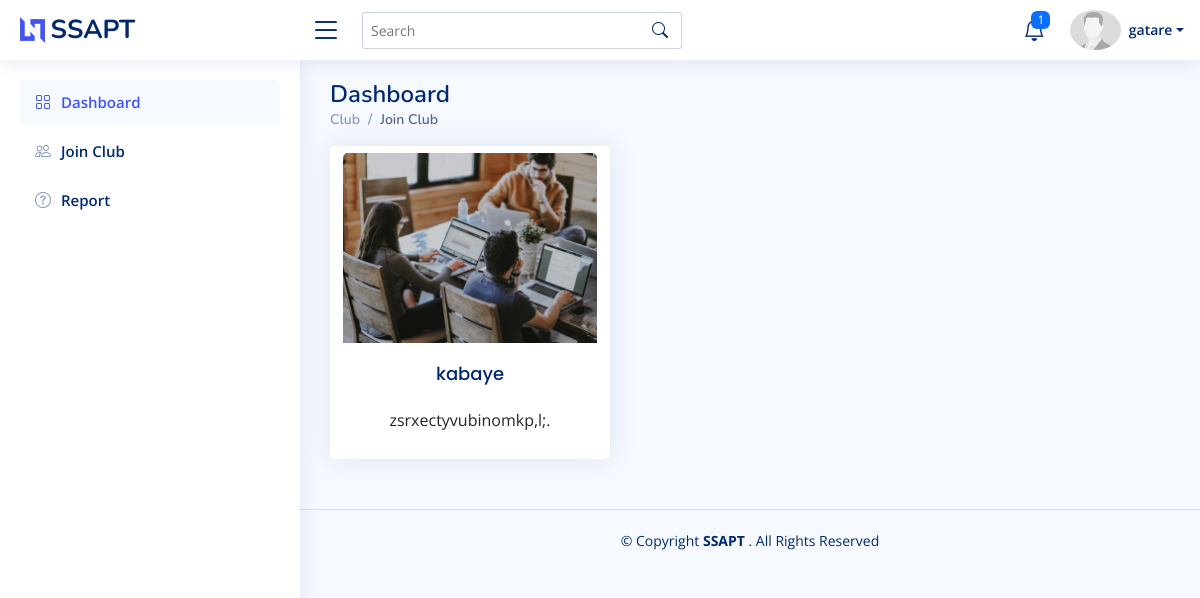
Screenshot of /Dashboard/Student/club.php (signed in) with the database file from the repository.
### tables this page shows
CREATE TABLE `student` (
  `id` int(11) NOT NULL,
  `name` varchar(255) NOT NULL,
  `email` varchar(255) NOT NULL,
  `role` varchar(255) NOT NULL,
  `password` varchar(255) NOT NULL
);

CREATE TABLE `clubs` (
  `id` int(11) NOT NULL,
  `name` varchar(100) NOT NULL,
  `description` text DEFAULT NULL,
  `created_by` varchar(255) NOT NULL
);

### Dashboard/Student/club.php (the view, shortened to what this page needs)
<!DOCTYPE html>
<html lang="en">
<head>
  <link href="../../assets/vendor/bootstrap/css/bootstrap.min.css" rel="stylesheet">
  <link href="../../assets/vendor/bootstrap-icons/bootstrap-icons.css" rel="stylesheet">
  <link href="../../assets/css/style.css" rel="stylesheet">
</head>
<body>
 <?php
    include ("components/header.php");
    ?>
  <main id="main" class="main">
    <div class="pagetitle">
      <h1>Dashboard</h1>
      <nav>
        <ol class="breadcrumb">
          <li class="breadcrumb-item"><a href="manager_student.php">Club</a></li>
          <li class="breadcrumb-item active">Join Club</li>
        </ol>
      </nav>
    </div>
    <div class="col-lg-4">
    <?php
            $conn = mysqli_connect("localhost","root","","school");
            $select ="SELECT * FROM `clubs`";
            $query = mysqli_query($conn,$select);
            while($row = mysqli_fetch_assoc($query)){
            ?>
          <div class="card">
           <a href="#" class="btn">
            <img src="../../assets/img/club.jpg" class="card-img-top" alt="...">
            <div class="card-body">
              <h5 class="card-title"><?php echo $row['name']?></h5>
              <p class="card-text"><?php echo $row['description']?></p>
            </div>
           </a>
          </div>
         <?php }?>
        </div>
  </main>
  <footer id="footer" class="footer">
    <div class="copyright">
      &copy; Copyright <strong><span>SSAPT  </span></strong>. All Rights Reserved
    </div>
  </footer>
</body>
</html>

### Dashboard/Student/components/header.php (shortened to what this page needs)
<header id="header" class="header fixed-top d-flex align-items-center">
<div class="d-flex align-items-center justify-content-between">
  <a href="index.html" class="logo d-flex align-items-center">
    <img src="../../assets/img/logo.png" alt="">
    <span class="d-none d-lg-block">SSAPT</span>
  </a>
  <i class="bi bi-list toggle-sidebar-btn"></i>
</div>
<div class="search-bar">
  <form class="search-form d-flex align-items-center" method="POST" action="#">
    <input type="text" name="query" placeholder="Search" title="Enter search keyword">
    <button type="submit" title="Search"><i class="bi bi-search"></i></button>
  </form>
</div>
<nav class="header-nav ms-auto">
  <ul class="d-flex align-items-center">
    <li class="nav-item dropdown">
      <a class="nav-link nav-icon" href="#" data-bs-toggle="dropdown">
        <i class="bi bi-bell"></i>
        <?php
            $conn = mysqli_connect("localhost","root","","school");
            $select ="SELECT COUNT(*)AS notify FROM `notifications` WHERE `target_role`='student' ";
            $query = mysqli_query($conn,$select);
            while($row = mysqli_fetch_assoc($query)){
            ?>
        <span class="badge bg-primary badge-number"><?php echo $row['notify'];?></span>
      </a>
       <?php }?>
    </li>
    <li class="nav-item dropdown pe-3">
    <?php
            $conn = mysqli_connect("localhost","root","","school");
            $userid = $_SESSION['student'];
            $select ="SELECT * FROM `student` WHERE `email` ='$userid'";
            $query = mysqli_query($conn,$select);
            while($row = mysqli_fetch_assoc($query)){
            ?>
      <a class="nav-link nav-profile d-flex align-items-center pe-0" href="#" data-bs-toggle="dropdown">
        <img src="../../assets/img/profile-img.jpeg" alt="Profile" class="rounded-circle">
        <span class="d-none d-md-block dropdown-toggle ps-2"><?php echo $row['name'];?></span>
      </a>
           <?php }?>
    </li>
  </ul>
</nav>
</header>
<aside id="sidebar" class="sidebar">
<ul class="sidebar-nav" id="sidebar-nav">
  <li class="nav-item">
    <a class="nav-link " href="index.php">
      <i class="bi bi-grid"></i>
      <span>Dashboard</span>
    </a>
  </li>
  <li class="nav-item">
    <a class="nav-link collapsed " href="club.php">
      <i class="bi bi-people"></i>
      <span>Join Club </span>
    </a>
  </li>
  <li class="nav-item">
    <a class="nav-link collapsed" href="report.php">
      <i class="bi bi-question-circle"></i>
      <span>Report</span>
    </a>
  </li>
</ul>
</aside>

### assets/css/style.css (style rules this page uses)
:root { scroll-behavior: smooth; }
body { font-family: "Open Sans", sans-serif; background: #f6f9ff; color: #444444; }
a { color: #4154f1; text-decoration: none; }
h1, h2, h3, h4, h5, h6 { font-family: "Nunito", sans-serif; }
#main { margin-top: 60px; padding: 20px 30px; transition: all 0.3s; }
.pagetitle { margin-bottom: 10px; }
.pagetitle h1 { font-size: 24px; margin-bottom: 0; font-weight: 600; color: #012970; }
.card { margin-bottom: 30px; border: none; border-radius: 5px; box-shadow: 0px 0 30px rgba(1, 41, 112, 0.1); }
.card-title { padding: 20px 0 15px 0; font-size: 18px; font-weight: 500; color: #012970; font-family: "Poppins", sans-serif; }
.card-body { padding: 0 20px 20px 20px; }
.breadcrumb { font-size: 14px; font-family: "Nunito", sans-serif; color: #899bbd; font-weight: 600; }
.breadcrumb a { color: #899bbd; transition: 0.3s; }
.breadcrumb .breadcrumb-item::before { color: #899bbd; }
.breadcrumb .active { color: #51678f; font-weight: 600; }
.logo { line-height: 1; }
@media (min-width: 1200px) { .logo { width: 280px; } }
.logo img { max-height: 26px; margin-right: 6px; }
.logo span { font-size: 26px; font-weight: 700; color: #012970; font-family: "Nunito", sans-serif; }
.header { transition: all 0.5s; z-index: 997; height: 60px; box-shadow: 0px 2px 20px rgba(1, 41, 112, 0.1); background-color: #fff; padding-left: 20px; }
.header .toggle-sidebar-btn { font-size: 32px; padding-left: 10px; cursor: pointer; color: #012970; }
.header .search-bar { min-width: 360px; padding: 0 20px; }
.header .search-form { width: 100%; }
.header .search-form input { border: 0; font-size: 14px; color: #012970; border: 1px solid rgba(1, 41, 112, 0.2); padding: 7px 38px 7px 8px; border-radius: 3px; transition: 0.3s; width: 100%; }
.header .search-form button { border: 0; padding: 0; margin-left: -30px; background: none; }
.header .search-form button i { color: #012970; }
.header-nav ul { list-style: none; }
.header-nav>ul { margin: 0; padding: 0; }
.header-nav .nav-icon { font-size: 22px; color: #012970; margin-right: 25px; position: relative; }
.header-nav .nav-profile { color: #012970; }
.header-nav .nav-profile img { max-height: 40px; }
.header-nav .nav-profile span { font-size: 14px; font-weight: 600; }
.header-nav .badge-number { position: absolute; inset: -2px -5px auto auto; font-weight: normal; font-size: 12px; padding: 3px 6px; }
.sidebar { position: fixed; top: 60px; left: 0; bottom: 0; width: 300px; z-index: 996; transition: all 0.3s; padding: 20px; overflow-y: auto; scrollbar-width: thin; scrollbar-color: #aab7cf transparent; box-shadow: 0px 0px 20px rgba(1, 41, 112, 0.1); background-color: #fff; }
@media (min-width: 1200px) { #main, #footer { margin-left: 300px; } }
.sidebar-nav { padding: 0; margin: 0; list-style: none; }
.sidebar-nav li { padding: 0; margin: 0; list-style: none; }
.sidebar-nav .nav-item { margin-bottom: 5px; }
.sidebar-nav .nav-link { display: flex; align-items: center; font-size: 15px; font-weight: 600; color: #4154f1; transition: 0.3; background: #f6f9ff; padding: 10px 15px; border-radius: 4px; }
.sidebar-nav .nav-link i { font-size: 16px; margin-right: 10px; color: #4154f1; }
.sidebar-nav .nav-link.collapsed { color: #012970; background: #fff; }
.sidebar-nav .nav-link.collapsed i { color: #899bbd; }
.footer { padding: 20px 0; font-size: 14px; transition: all 0.3s; border-top: 1px solid #cddfff; }
.footer .copyright { text-align: center; color: #012970; }

### rows the page displays
student: name "gatare"
clubs: name "kabaye", description "zsrxectyvubinomkp,l;."

### other values shown
$row['notify'] "1"
